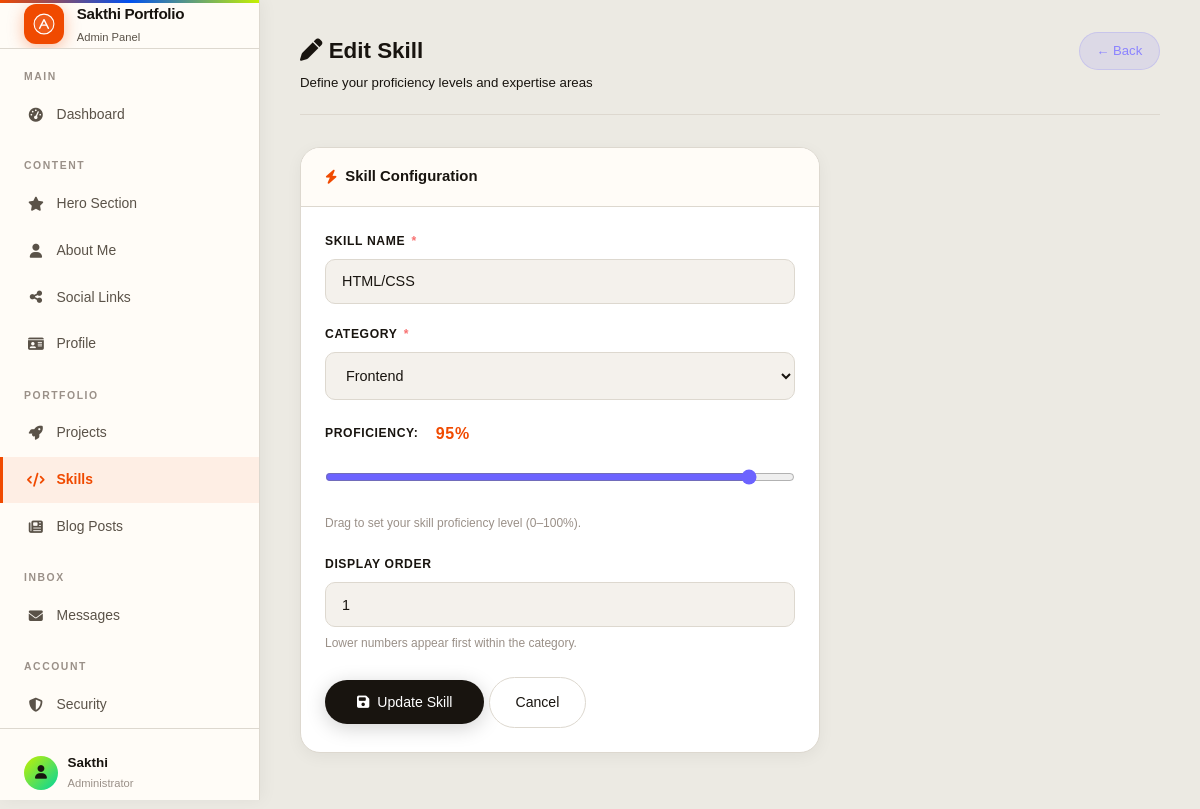
/admin/skill-edit.php?id=1 (signed in), run on the app's committed database.
### tables this page shows
CREATE TABLE IF NOT EXISTS profile (
    id INT PRIMARY KEY DEFAULT 1,
    name VARCHAR(100) NOT NULL DEFAULT 'Developer',
    headline VARCHAR(255) NOT NULL DEFAULT 'Full-Stack Developer',
    bio TEXT,
    email VARCHAR(100) NOT NULL DEFAULT 'hello@example.com',
    avatar VARCHAR(255) DEFAULT NULL,
    resume VARCHAR(255) DEFAULT NULL,
    github VARCHAR(255) DEFAULT NULL,
    linkedin VARCHAR(255) DEFAULT NULL,
    twitter VARCHAR(255) DEFAULT NULL,
    updated_at TIMESTAMP DEFAULT CURRENT_TIMESTAMP ON UPDATE CURRENT_TIMESTAMP
);

CREATE TABLE IF NOT EXISTS skills (
    id INT AUTO_INCREMENT PRIMARY KEY,
    name VARCHAR(100) NOT NULL,
    category ENUM('frontend', 'backend', 'devops', 'other') NOT NULL DEFAULT 'other',
    percentage INT NOT NULL DEFAULT 80,
    display_order INT DEFAULT 0,
    created_at TIMESTAMP DEFAULT CURRENT_TIMESTAMP
);

### includes/functions.php (called while the page is built, shortened)
<?php
function escape($string)
{
    return htmlspecialchars($string ?? '', ENT_QUOTES | ENT_SUBSTITUTE, 'UTF-8');
}
function getProfile()
{
    $db = Database::getInstance();
    $profile = $db->getRow("SELECT * FROM profile WHERE id = 1");
    return $profile ?: [
        'name' => 'Developer',
        'headline' => 'Full-Stack Developer',
        'bio' => 'Building digital experiences.',
        'email' => 'hello@example.com',
        'avatar' => null,
        'resume' => null,
        'github' => null,
        'linkedin' => null,
        'twitter' => null,
    ];
}
function getSkill($id)
{
    $db = Database::getInstance();
    return $db->getRow("SELECT * FROM skills WHERE id = ?", [(int) $id], 'i');
}

### includes/db.php (called while the page is built, shortened)
<?php
class Database {
    private static $instance = null;
    private $connection;
    private function __construct() {
        try {
            $this->connection = new mysqli(DB_HOST, DB_USER, DB_PASS, DB_NAME);
            $this->connection->set_charset('utf8mb4');
        } catch (mysqli_sql_exception $e) {
            error_log("Database connection failed: " . $e->getMessage());
            if (defined('DB_HOST') && DB_HOST === 'localhost') {
                die('<div style="font-family:sans-serif;padding:2rem;background:#1a1a24;color:#ff4444;border:1px solid #ff4444;border-radius:12px;margin:2rem;max-width:600px;">
                    <h2>⚠️ Database Connection Failed</h2>
                    <p>' . htmlspecialchars($e->getMessage()) . '</p>
                    <p style="color:#a0a0b0;margin-top:1rem;">Run <a href="' . BASE_URL . '/setup.php" style="color:#6c5ce7;">setup.php</a> to create the database.</p>
                </div>');
            } else {
                die("Database connection error. Please try again later.");
            }
        }
    }
    public static function getInstance() {
        if (self::$instance === null) {
            self::$instance = new self();
        }
        return self::$instance;
    }
    public function query($sql, $params = [], $types = '') {
        try {
            $stmt = $this->connection->prepare($sql);
            if (!empty($params)) {
                $stmt->bind_param($types, ...$params);
            }
            $stmt->execute();
            return $stmt;
        } catch (mysqli_sql_exception $e) {
            error_log("Query failed: " . $e->getMessage() . " | SQL: " . $sql);
            return false;
        }
    }
    public function getRow($sql, $params = [], $types = '') {
        $stmt = $this->query($sql, $params, $types);
        if ($stmt) {
            $result = $stmt->get_result();
            return $result->fetch_assoc();
        }
        return null;
    }
}

### includes/auth.php (called while the page is built, shortened)
<?php
require_once __DIR__ . '/db.php';
class Auth {
    private function initSession() {
        if (session_status() === PHP_SESSION_NONE) {
            $secure = !empty($_SERVER['HTTPS']) && $_SERVER['HTTPS'] !== 'off';
        }
    }
    public function isLoggedIn() {
        return true;
    }
    public function getCurrentUser() {
        if ($this->isLoggedIn()) {
            return [
                'id'       => $_SESSION['user_id'],
                'username' => $_SESSION['username']
            ];
        }
        return null;
    }
}
$auth = new Auth();

### admin/skill-edit.php (the view, shortened to what this page needs)
<?php
require_once '../includes/db.php';
require_once '../includes/auth.php';
require_once '../includes/functions.php';
$auth->requireLogin();
$id    = isset($_GET['id']) ? (int)$_GET['id'] : 0;
$skill = $id ? getSkill($id) : null;
require_once '../includes/header.php';
$currentCat = $skill['category'] ?? $_POST['category'] ?? '';
$currentPct = $skill['percentage'] ?? $_POST['percentage'] ?? 80;
$cats = ['frontend' => 'Frontend', 'backend' => 'Backend', 'devops' => 'DevOps', 'other' => 'Other'];
?>
<div class="admin-layout">
  <?php include __DIR__ . '/_sidebar.php'; ?>
  <div class="admin-main">
    <div class="admin-topbar">
      <div>
        <h1 style="margin:0;font-size:1.4rem;font-weight:700;color:var(--text-strong)">
            <i class="fa-solid fa-<?php echo $id ? 'pen' : 'plus'; ?>" style="color:var(--accent)"></i> <?php echo $id ? 'Edit Skill' : 'New Skill'; ?>
        </h1>
        <p style="font-size:.83rem;color:var(--text-muted);margin-top:.1rem">Define your proficiency levels and expertise areas</p>
      </div>
      <a href="<?php echo BASE_URL; ?>/admin/skills.php" class="btn-glass btn-sm">← Back</a>
    </div>
    <div class="admin-card" style="max-width:520px">
      <div class="admin-card-header">
        <h2><i class="fa-solid fa-bolt"></i> Skill Configuration</h2>
      </div>
      <div class="admin-card-body">
        <form method="POST" class="admin-form">
        <div class="field">
          <label for="name">Skill Name <span style="color:#f87171">*</span></label>
          <input type="text" id="name" name="name" required
                 placeholder="e.g. JavaScript"
                 value="<?php echo escape($skill['name'] ?? $_POST['name'] ?? ''); ?>">
        </div>
        <div class="field">
          <label for="category">Category <span style="color:#f87171">*</span></label>
          <select id="category" name="category" required>
            <?php foreach ($cats as $val => $label): ?>
            <option value="<?php echo $val; ?>" <?php echo $currentCat === $val ? 'selected' : ''; ?>>
              <?php echo $label; ?>
            </option>
            <?php endforeach; ?>
          </select>
        </div>
        <div class="field">
          <label for="percentage-range">
            Proficiency: <span class="pct-display" id="percentage-display"><?php echo $currentPct; ?>%</span>
          </label>
          <input type="range" id="percentage-range" name="percentage"
                 min="0" max="100" step="5"
                 value="<?php echo $currentPct; ?>">
          <p class="form-hint">Drag to set your skill proficiency level (0–100%).</p>
        </div>
        <div class="field">
          <label for="display_order">Display Order</label>
          <input type="number" id="display_order" name="display_order" min="0"
                 value="<?php echo $skill['display_order'] ?? $_POST['display_order'] ?? 0; ?>">
          <p class="form-hint">Lower numbers appear first within the category.</p>
        </div>
        <div class="form-actions" style="margin-top:1.5rem">
          <button type="submit" class="btn-primary">
            <i class="fa-solid fa-floppy-disk"></i> <?php echo $id ? 'Update Skill' : 'Create Skill'; ?>
          </button>
          <a href="<?php echo BASE_URL; ?>/admin/skills.php" class="btn-glass">Cancel</a>
        </div>
      </form>
      </div>
    </div>
  </div>
</div>
<?php require_once '../includes/footer.php'; ?>

### admin/_sidebar.php (shortened to what this page needs)
<?php
$currentPage = basename($_SERVER['PHP_SELF']);
$profile = $profile ?? getProfile();
$currentUser = $auth->getCurrentUser();
?>
<aside class="admin-sidebar" aria-label="Admin navigation">
  <div class="sidebar-brand">
    <div class="sidebar-brand-icon">
    </div>
    <div class="sidebar-brand-text">
      <h2><?php echo escape(SITE_NAME); ?></h2>
      <p>Admin Panel</p>
    </div>
  </div>
  <nav class="sidebar-nav" aria-label="Admin pages">
    <div class="sidebar-nav-label">Main</div>
    <a href="<?php echo BASE_URL; ?>/admin/dashboard.php"
      class="<?php echo $currentPage === 'dashboard.php' ? 'active' : ''; ?>">
      <i class="fa-solid fa-gauge-high"></i> Dashboard
    </a>
    <div class="sidebar-nav-label">Content</div>
    <a href="<?php echo BASE_URL; ?>/admin/hero.php" class="<?php echo $currentPage === 'hero.php' ? 'active' : ''; ?>">
      <i class="fa-solid fa-star"></i> Hero Section
    </a>
    <a href="<?php echo BASE_URL; ?>/admin/about.php"
      class="<?php echo $currentPage === 'about.php' ? 'active' : ''; ?>">
      <i class="fa-solid fa-user"></i> About Me
    </a>
    <a href="<?php echo BASE_URL; ?>/admin/social.php"
      class="<?php echo $currentPage === 'social.php' ? 'active' : ''; ?>">
      <i class="fa-solid fa-share-nodes"></i> Social Links
    </a>
    <a href="<?php echo BASE_URL; ?>/admin/profile.php"
      class="<?php echo $currentPage === 'profile.php' ? 'active' : ''; ?>">
      <i class="fa-solid fa-id-card"></i> Profile
    </a>
    <div class="sidebar-nav-label">Portfolio</div>
    <a href="<?php echo BASE_URL; ?>/admin/projects.php"
      class="<?php echo in_array($currentPage, ['projects.php', 'project-edit.php']) ? 'active' : ''; ?>">
      <i class="fa-solid fa-rocket"></i> Projects
    </a>
    <a href="<?php echo BASE_URL; ?>/admin/skills.php"
      class="<?php echo in_array($currentPage, ['skills.php', 'skill-edit.php']) ? 'active' : ''; ?>">
      <i class="fa-solid fa-code"></i> Skills
    </a>
    <a href="<?php echo BASE_URL; ?>/admin/notes.php"
      class="<?php echo in_array($currentPage, ['notes.php', 'note-edit.php']) ? 'active' : ''; ?>">
      <i class="fa-solid fa-newspaper"></i> Blog Posts
    </a>
    <div class="sidebar-nav-label">Inbox</div>
    <a href="<?php echo BASE_URL; ?>/admin/messages.php"
      class="<?php echo $currentPage === 'messages.php' ? 'active' : ''; ?>">
      <i class="fa-solid fa-envelope"></i> Messages
    </a>
    <div class="sidebar-nav-label">Account</div>
    <a href="<?php echo BASE_URL; ?>/admin/security.php"
      class="<?php echo $currentPage === 'security.php' ? 'active' : ''; ?>">
      <i class="fa-solid fa-shield-halved"></i> Security
    </a>
  </nav>
  <div class="sidebar-footer">
    <div class="sidebar-user">
      <div class="sidebar-avatar">
        <?php if (!empty($profile['avatar'])): ?>
          <img src="<?php echo UPLOAD_URL . escape($profile['avatar']); ?>" alt=""
            style="width:32px;height:32px;object-fit:cover;border-radius:50%">
        <?php else: ?>
          <i class="fa-solid fa-user" style="font-size:.85rem"></i>
        <?php endif; ?>
      </div>
      <div>
        <div class="sidebar-username"><?php echo escape($currentUser['username'] ?? 'Admin'); ?></div>
        <div class="sidebar-role">Administrator</div>
      </div>
    </div>
  </div>
</aside>

### assets/css/style.css (style rules this page uses)
:root { --bg: #0a0a0f; --bg2: #111118; --bg3: #1a1a24; --card: #13131c; --card2: #1e1e2e; --stroke: rgba(108, 99, 255, 0.18); --stroke2: rgba(255, 255, 255, 0.07); --violet: #6c63ff; --violet2: #8b83ff; --cyan: #00d4ff; --coral: #ff6b6b; --green: #39d98a; --gold: #ffd166; --ink: #e8e8f0; --ink2: #9898b8; --ink3: #5a5a7a; --glow-v: rgba(108, 99, 255, 0.35); --glow-c: rgba(0, 212, 255, 0.25); --shadow-sm: 0 2px 12px rgba(0, 0, 0, .4); --shadow-card: 0 8px 32px rgba(0, 0, 0, .5); --shadow-hover: 0 20px 56px rgba(108, 99, 255, .2); --shadow-glow: 0 0 40px rgba(108, 99, 255, .25); --radius: 16px; --radius-sm: 10px; --radius-pill: 100px; --tr: .22s ease; --font: 'Inter', sans-serif; --font-head: 'Space Grotesk', sans-serif; --navbar-h: 70px; }
*, *::before, *::after { box-sizing: border-box; margin: 0; padding: 0 }
html { scroll-behavior: smooth }
body { font-family: var(--font); background: var(--bg); color: var(--ink); overflow-x: hidden; line-height: 1.7; }
a { color: var(--violet); text-decoration: none; transition: color var(--tr) }
.btn-glass.btn-sm { padding: .4rem 1rem; font-size: .8rem; background: rgba(108, 99, 255, .12); border: 1px solid var(--stroke); color: var(--violet2); border-radius: var(--radius-pill); display: inline-flex; align-items: center; gap: .4rem; transition: all var(--tr); }
.btn-primary { display: inline-flex; align-items: center; gap: .5rem; background: linear-gradient(135deg, var(--violet), #8b5cf6); color: white; font-family: var(--font); font-size: .88rem; font-weight: 600; padding: .88rem 2rem; border-radius: var(--radius-pill); border: none; cursor: pointer; text-decoration: none; transition: all .25s; box-shadow: 0 4px 20px var(--glow-v); }
.btn-glass { display: inline-flex; align-items: center; gap: .45rem; background: var(--card2); color: var(--ink); font-size: .88rem; font-weight: 500; border: 1px solid var(--stroke2); border-radius: var(--radius-pill); padding: .78rem 1.6rem; cursor: pointer; transition: all .25s; text-decoration: none; }
.field { margin-bottom: 1.2rem }
.field label { display: block; font-size: .73rem; font-weight: 600; letter-spacing: .06em; text-transform: uppercase; color: var(--ink3); margin-bottom: .45rem; }
.field input, .field textarea, .field select { width: 100%; padding: .82rem 1rem; border: 1px solid var(--stroke2); border-radius: var(--radius-sm); font-family: var(--font); font-size: .9rem; color: var(--ink); background: var(--bg3); outline: none; resize: vertical; transition: border-color .2s, box-shadow .2s; }
.field input::placeholder, .field textarea::placeholder { color: var(--ink3) }
input[type=range] { width: 100%; accent-color: var(--violet) }
.pct-display { display: inline-block; min-width: 2.5rem; text-align: right; color: var(--violet2); font-weight: 700 }

### data on the page
profile: name "Sakthi"
skills: name "HTML/CSS", category "Frontend", percentage "95", display_order "1"

### other printed values
SITE_NAME "Sakthi Portfolio"
